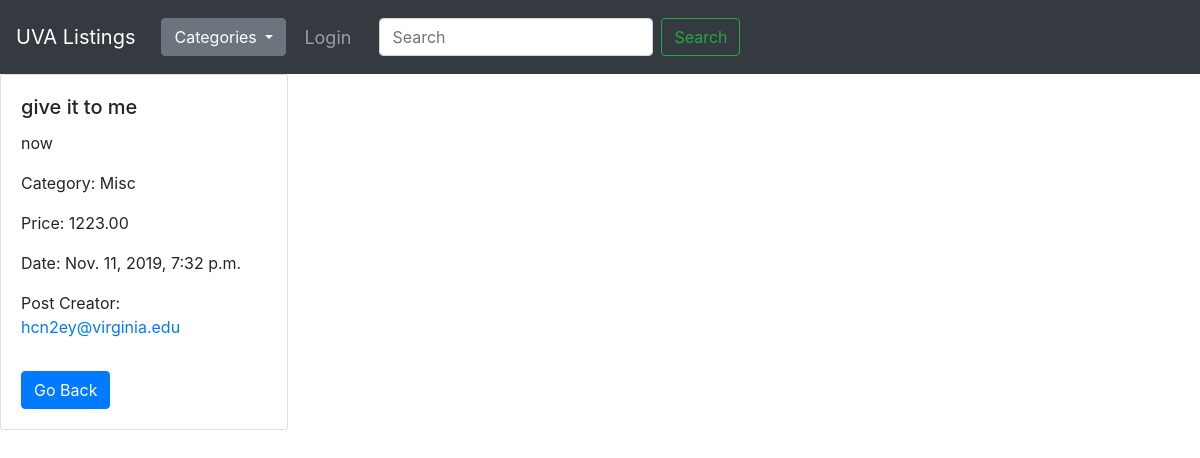
Before: /posts/2/ with the older database file.
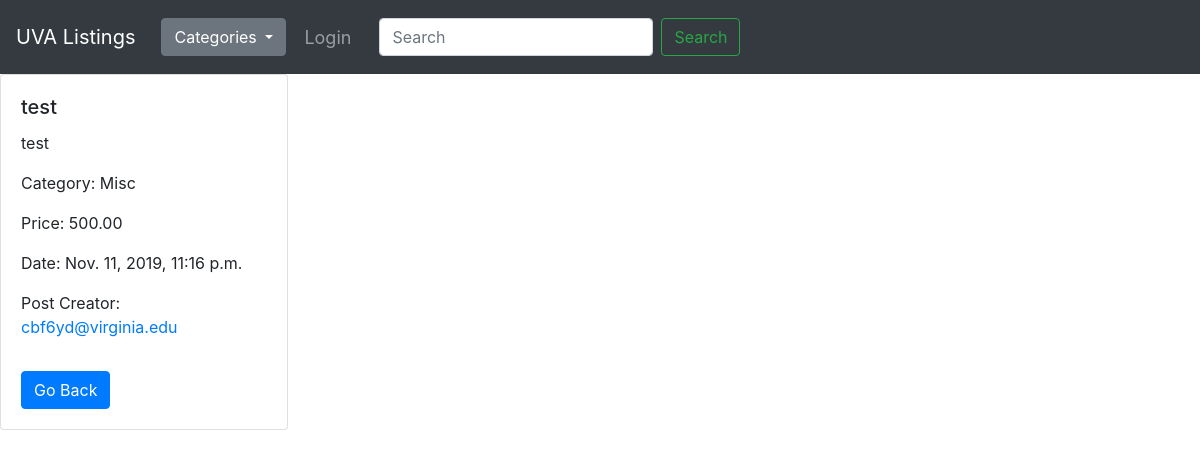
After: the same page with the newer database file.
### posts/models.py (models this page shows, shortened)
class Post(models.Model):
    titleText = models.CharField(max_length=200)
    description = models.CharField(max_length=200)
    creation_date = models.DateTimeField(auto_now=True)
    '''
    CategoryChoices = [
    (Electronics, 'Electronics'),
    (Services, 'Services'),
    (Miscellaneous, 'Miscellaneous'),
    (Housing, 'Housing'),
    (Food, 'Food'),
    (Community, 'Community'),
    (Textbooks, 'Textbooks'),
    (Tutoring, 'Tutoring'),
    (Clothes, 'Clothes'),
    ]
    '''
    Miscellaneous = 'Miscellaneous'
    CategoryChoices = [
    ( 'Electronics', 'Electronics'),
    ('Services', 'Services'),
    ('Miscellaneous', 'Miscellaneous'),
    ('Housing', 'Housing'),
    ('Food', 'Food'),
    ('Community', 'Community'),
    ('Textbooks', 'Textbooks'),
    ('Tutoring', 'Tutoring'),
    ('Clothes', 'Clothes'),
    ]
    category = models.CharField(max_length=200, choices=CategoryChoices, default=Miscellaneous)
    price = models.DecimalField(max_digits=6, decimal_places=2)
    user = models.ForeignKey(User, on_delete=models.CASCADE, default=Default_id)
    upload = models.OneToOneField(Photo,on_delete=models.DO_NOTHING)

### posts/views.py (the view)
# urls.py: path('<int:pk>/', views.PostDetailView.as_view(), name='detail'),
class PostDetailView(generic.DetailView):
    model = Post
    template_name = 'posts/detail.html'
    def get_queryset(self):
        return Post.objects.filter(creation_date__lte=timezone.now())

### posts/templates/posts/detail.html (shortened to what this page needs)
{% include "header.html" %}
<div class="card" style="width: 18rem;">
    <div class="card-body">
      <h5 class="card-title">{{ post.titleText }}</h5>
      <p class="card-text">{{ post.description }}</p>
      <p class="card-text">Category: {{ post.category }}</p>
      <p class="card-text">Price: {{ post.price }}</p>
      <p class="card-text">Date: {{ post.creation_date }}</p>
      <p class="card-text"> Post Creator: <a href= "mailto: {{post.user.email}}">{{post.user.email}}</a></p>
      <a href="/posts" class="btn btn-primary">Go Back</a>
    </div>
  </div>

### resources/htmlFiles/header.html (shortened to what this page needs)
<link rel="stylesheet" type="text/css" href="posts.css">
<link rel="stylesheet" href="https://maxcdn.bootstrapcdn.com/bootstrap/4.3.1/css/bootstrap.min.css">
<link rel="stylesheet" href="https://stackpath.bootstrapcdn.com/bootstrap/4.3.1/css/bootstrap.min.css">
<header>
    <nav style="bg-color: red;" class="navbar navbar-expand-lg navbar-dark bg-dark">
        <a class="navbar-brand" href="/">UVA Listings</a>
        <div class="collapse navbar-collapse" id="navbarNav">
            <ul class="navbar-nav">
                <li class="nav-item active">
				<div class="dropdown" style="margin: auto; width: 50%; padding: 10px; float: left;">
					<button class="btn btn-secondary dropdown-toggle" type="button" id="dropdownMenuButton" data-toggle="dropdown" aria-haspopup="true" aria-expanded="false">
					Categories
					</button>
				</div>
                </li>
				{% if user.is_authenticated %}
					<li class="nav-item" style="font-size: 18px; margin: auto;">
						<a class="nav-link" href="{% url 'social:begin' 'google-oauth2' %}">{{ user.username }}</a>
					</li>
				{% else %}
				<li class="nav-item" style="font-size: 18px; margin: auto;">
                    <a class="nav-link" href="{% url 'social:begin' 'google-oauth2' %}">Login</a>
                </li>
				{% endif %}
				<form class="form-inline my-2 my-lg-0" style="margin: auto; margin-left: 20px;" action="/search" method="get" accept-charset="utf-8">
				<input class="form-control mr-sm-2 searchfield" type="text" name="q" placeholder="Search" aria-label="Search">
				<button class="btn btn-outline-success my-2 my-sm-0" type="submit">Search</button>
				</form>
            </ul>
        </div>
    </nav>
</header>

Changed rows visible on the page:
changed Post "Misc": titleText "give it to me" → "test"; description "now" → "test"; price "1223.00" → "500.00"; creation_date "Nov. 11, 2019, 7:32 p.m." → "Nov. 11, 2019, 11:16 p.m."; user.email "hcn2ey@virginia.edu" → "cbf6yd@virginia.edu"
